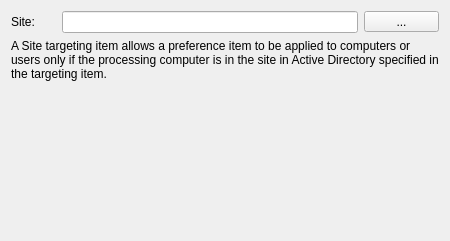
<?xml version="1.0" encoding="UTF-8"?>
<ui version="4.0">
 <class>SiteWidget</class>
 <widget class="QWidget" name="SiteWidget">
  <property name="geometry">
   <rect>
    <x>0</x>
    <y>0</y>
    <width>450</width>
    <height>241</height>
   </rect>
  </property>
  <property name="sizePolicy">
   <sizepolicy hsizetype="Maximum" vsizetype="Preferred">
    <horstretch>0</horstretch>
    <verstretch>0</verstretch>
   </sizepolicy>
  </property>
  <property name="minimumSize">
   <size>
    <width>450</width>
    <height>200</height>
   </size>
  </property>
  <property name="windowTitle">
   <string/>
  </property>
  <layout class="QGridLayout" name="gridLayout">
   <item row="2" column="0" colspan="3">
    <spacer name="verticalSpacer">
     <property name="orientation">
      <enum>Qt::Vertical</enum>
     </property>
     <property name="sizeHint" stdset="0">
      <size>
       <width>558</width>
       <height>137</height>
      </size>
     </property>
    </spacer>
   </item>
   <item row="0" column="2">
    <widget class="QToolButton" name="siteToolButton">
     <property name="minimumSize">
      <size>
       <width>75</width>
       <height>0</height>
      </size>
     </property>
     <property name="text">
      <string>...</string>
     </property>
    </widget>
   </item>
   <item row="0" column="0">
    <widget class="QLabel" name="siteLabel">
     <property name="sizePolicy">
      <sizepolicy hsizetype="Preferred" vsizetype="Preferred">
       <horstretch>0</horstretch>
       <verstretch>0</verstretch>
      </sizepolicy>
     </property>
     <property name="minimumSize">
      <size>
       <width>45</width>
       <height>0</height>
      </size>
     </property>
     <property name="maximumSize">
      <size>
       <width>45</width>
       <height>16777215</height>
      </size>
     </property>
     <property name="text">
      <string>Site:</string>
     </property>
     <property name="buddy">
      <cstring>siteLineEdit</cstring>
     </property>
    </widget>
   </item>
   <item row="0" column="1">
    <widget class="QLineEdit" name="siteLineEdit"/>
   </item>
   <item row="1" column="0" colspan="3">
    <widget class="QLabel" name="label">
     <property name="text">
      <string>A Site targeting item allows a preference item to be applied to computers or users only if the processing computer is in the site in Active Directory specified in the targeting item.</string>
     </property>
     <property name="wordWrap">
      <bool>true</bool>
     </property>
    </widget>
   </item>
  </layout>
 </widget>
 <resources/>
 <connections/>
</ui>
